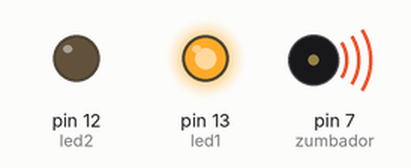
A sketch run on a simulated Arduino Uno, built with avr-gcc and run on an emulated ATmega328P. Parts: output pins drawn as LEDs (lit = HIGH), buzzer (waves = sounding, pin HIGH).

Above: at 0.2 s.
At 2.2 s:
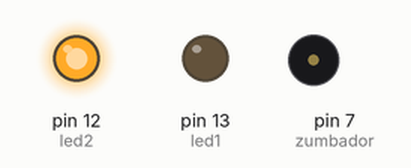
Timing chart, 0 to 3.0 s (numbered marks = the images above):
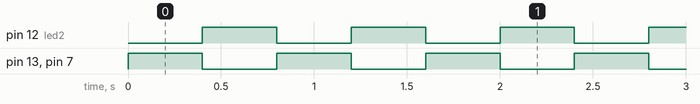

Measured:
- by itself, pin 12 (led2), pin 13 (led1), pin 7 (zumbador): alternates HIGH for 0.40 s and LOW for 0.40 s

The sketch:

D.ino
```cpp
// C++ code
//
#define led1 13
#define led2 12
#define zumbador 7
void setup()
{
  pinMode(led1, OUTPUT);
  pinMode(led2, OUTPUT);
  pinMode(zumbador, OUTPUT);
}

void loop()
{
  digitalWrite(led1,HIGH);
  digitalWrite(led2,LOW);
  digitalWrite(zumbador,HIGH);
  delay(400);
  digitalWrite(led1,LOW);
  digitalWrite(led2,HIGH);
  digitalWrite(zumbador,LOW);
  delay(400);
}
```
